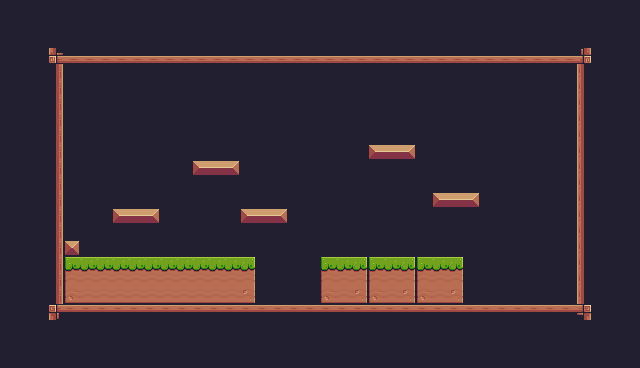

Rendered tile map (Tiled .tmx) drawn with the repository's tilesets; below, a short description and the full map source, tile grids included:
An orthogonal 40x23 tile map with 16x16 px tiles, 1 tile layer (Background) and 1 object (Player).

<map version="1.10" tiledversion="1.10.2" orientation="orthogonal" renderorder="right-down" width="40" height="23" tilewidth="16" tileheight="16" infinite="0" nextlayerid="3" nextobjectid="2">
 <tileset firstgid="1" source="Pixel Adventure.tsx" />
 <layer id="1" name="Background" width="40" height="23">
  <data encoding="csv">
200,200,200,200,200,200,200,200,200,200,200,200,200,200,200,200,200,200,200,200,200,200,200,200,200,200,200,200,200,200,200,200,200,200,200,200,200,200,200,200,
200,200,200,200,200,200,200,200,200,200,200,200,200,200,200,200,200,200,200,200,200,200,200,200,200,200,200,200,200,200,200,200,200,200,200,200,200,200,200,200,
200,200,200,200,200,200,200,200,200,200,200,200,200,200,200,200,200,200,200,200,200,200,200,200,200,200,200,200,200,200,200,200,200,200,200,200,112,200,200,200,
200,200,200,133,134,134,134,134,134,134,134,134,134,134,134,134,134,134,134,134,134,134,134,134,134,134,134,134,134,134,134,134,134,134,134,134,135,200,200,200,
200,200,200,113,200,200,200,200,200,200,200,200,200,200,200,200,200,200,200,200,200,200,200,200,200,200,200,200,200,200,200,200,200,200,200,200,111,200,200,200,
200,200,200,113,200,200,200,200,200,200,200,200,200,200,200,200,200,200,200,200,200,200,200,200,200,200,200,200,200,200,200,200,200,200,200,200,111,200,200,200,
200,200,200,113,200,200,200,200,200,200,200,200,200,200,200,200,200,200,200,200,200,200,200,200,200,200,200,200,200,200,200,200,200,200,200,200,111,200,200,200,
200,200,200,113,200,200,200,200,200,200,200,200,200,200,200,200,200,200,200,200,200,200,200,200,200,200,200,200,200,200,200,200,200,200,200,200,111,200,200,200,
200,200,200,113,200,200,200,200,200,200,200,200,200,200,200,200,200,200,200,200,200,200,200,200,200,200,200,200,200,200,200,200,200,200,200,200,111,200,200,200,
200,200,200,113,200,200,200,200,200,200,200,200,200,200,200,200,200,200,200,200,200,200,200,13,14,15,200,200,200,200,200,200,200,200,200,200,111,200,200,200,
200,200,200,113,200,200,200,200,200,200,200,200,13,14,15,200,200,200,200,200,200,200,200,200,200,200,200,200,200,200,200,200,200,200,200,200,111,200,200,200,
200,200,200,113,200,200,200,200,200,200,200,200,200,200,200,200,200,200,200,200,200,200,200,200,200,200,200,200,200,200,200,200,200,200,200,200,111,200,200,200,
200,200,200,113,200,200,200,200,200,200,200,200,200,200,200,200,200,200,200,200,200,200,200,200,200,200,200,13,14,15,200,200,200,200,200,200,111,200,200,200,
200,200,200,113,200,200,200,13,14,15,200,200,200,200,200,13,14,15,200,200,200,200,200,200,200,200,200,200,200,200,200,200,200,200,200,200,111,200,200,200,
200,200,200,113,200,200,200,200,200,200,200,200,200,200,200,200,200,200,200,200,200,200,200,200,200,200,200,200,200,200,200,200,200,200,200,200,111,200,200,200,
200,200,200,113,35,200,200,200,200,200,200,200,200,200,200,200,200,200,200,200,200,200,200,200,200,200,200,200,200,200,200,200,200,200,200,200,111,200,200,200,
200,200,200,113,7,8,8,8,8,8,8,8,8,8,8,9,200,200,200,200,7,8,9,7,8,9,7,8,9,200,200,200,200,200,200,200,111,200,200,200,
200,200,200,113,29,30,30,30,30,30,30,30,30,30,30,31,200,200,200,200,29,30,31,29,30,31,29,30,31,200,200,200,200,200,200,200,111,200,200,200,
200,200,200,113,51,52,52,52,52,52,52,52,52,52,52,53,200,200,200,200,51,52,53,51,52,53,51,52,53,200,200,200,200,200,200,200,111,200,200,200,
200,200,200,89,90,90,90,90,90,90,90,90,90,90,90,90,90,90,90,90,90,90,90,90,90,90,90,90,90,90,90,90,90,90,90,90,91,200,200,200,
200,200,200,200,200,200,200,200,200,200,200,200,200,200,200,200,200,200,200,200,200,200,200,200,200,200,200,200,200,200,200,200,200,200,200,200,112,200,200,200,
200,200,200,200,200,200,200,200,200,200,200,200,200,200,200,200,200,200,200,200,200,200,200,200,200,200,200,200,200,200,200,200,200,200,200,200,200,200,200,200,
200,200,200,200,200,200,200,200,200,200,200,200,200,200,200,200,200,200,200,200,200,200,200,200,200,200,200,200,200,200,200,200,200,200,200,200,200,200,200,200
</data>
 </layer>
 <objectgroup id="2" name="Spawnpoints">
  <object id="1" name="Player" type="Player" x="368.785" y="224.743" width="31.9653" height="31.9653" />
 </objectgroup>
</map>
